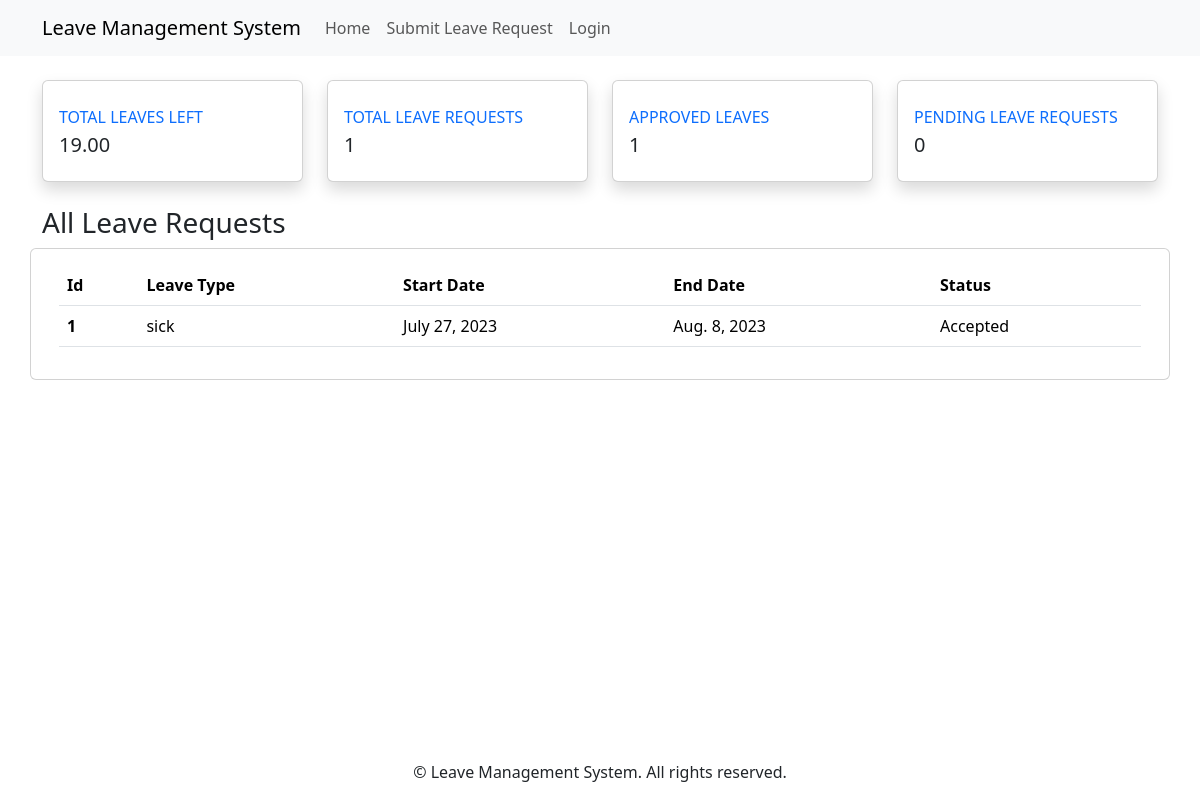
The page / (signed in) on the database as committed earlier.
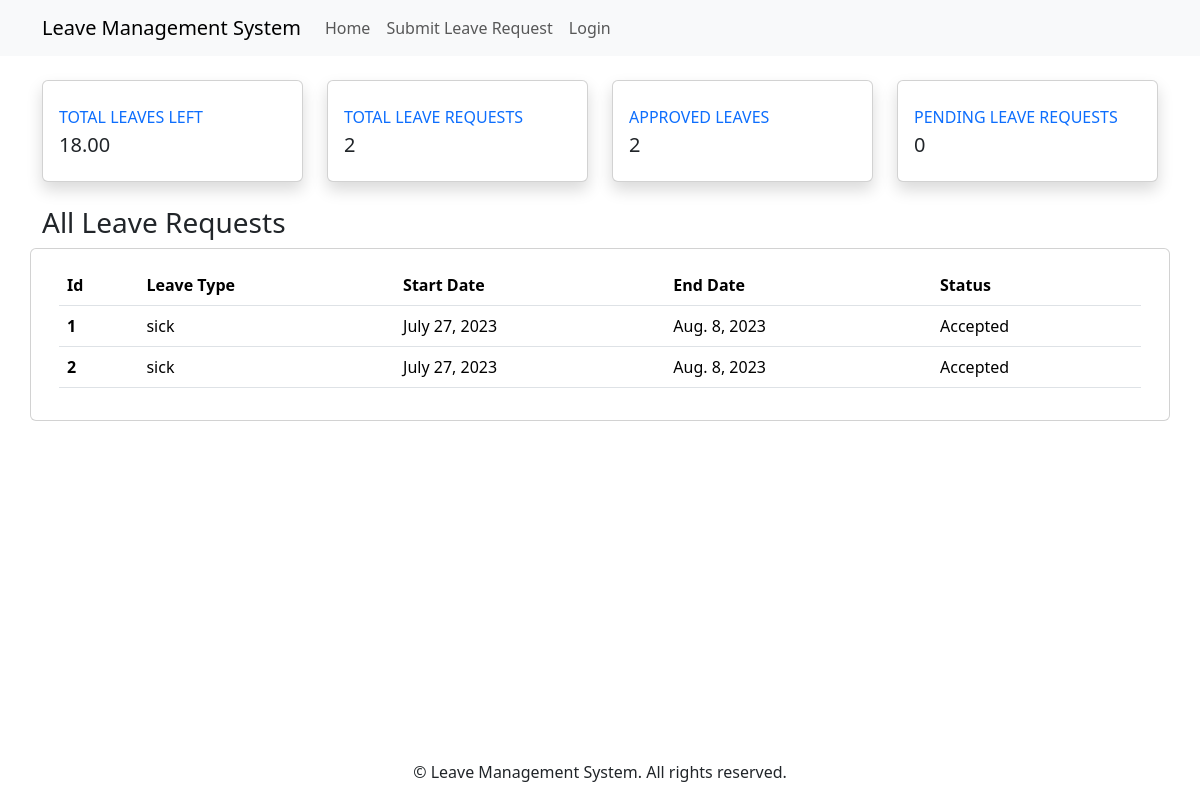
The same page on the database as committed later.
### management/models.py (models this page shows, shortened)
class LeaveBalance(models.Model):
    leave_types = (
        ("vacation", "Vacation"),
        ("sick", "Sick Leave"),
    )
    employee = models.ForeignKey(Employee, on_delete=models.CASCADE)
    leave_type = models.CharField(choices=leave_types, max_length=20)
    available_balance = models.DecimalField(max_digits=5, decimal_places=2)

class LeaveRequest(models.Model):
    leave_types = (
        ("vacation", "Vacation"),
        ("sick", "Sick Leave"),
    )
    status = (("Accepted", "Accepted"), ("Pending", "Pending"))
    employee = models.ForeignKey(Employee, on_delete=models.CASCADE)
    leave_type = models.CharField(choices=leave_types, max_length=20)
    start_date = models.DateField()
    end_date = models.DateField()
    status = models.CharField(max_length=20, choices=status, default="Pending")
    comments = models.TextField()

### management/views.py (the view)
# urls.py: path("", HomeView.as_view(), name="home"),
class HomeView(View):
    template_name = "home.html"
    def get(self, request, *args, **kwargs):
        try:
            leaves_data = LeaveRequest.objects.filter(
                employee__user=request.user
            ).count()
            pending_leaves = get_leaves_by_status(user=request.user, status="Pending")
            accepted_leaves = get_leaves_by_status(user=request.user, status="Accepted")
            remaining_leaves = get_total_leaves_left_for_user(user=request.user)
            all_leaves = LeaveRequest.objects.filter(employee__user=request.user)
            return render(
                request,
                template_name=self.template_name,
                context={
                    "leaves": leaves_data,
                    "accepted_leaves": accepted_leaves,
                    "pending_leaves": pending_leaves,
                    "remaining_leaves": remaining_leaves,
                    "all_leaves": all_leaves,
                },
            )
        except Exception as e:
            return redirect("login")

### management/leave_services.py (called while the page is built)
def get_leaves_by_status(user, status):
    return LeaveRequest.objects.filter(employee__user=user, status=status).count()

def get_total_leaves_left_for_user(user):
    leaves_balance = LeaveBalance.objects.filter(employee__user=user).first()
    return leaves_balance.available_balance

### templates/home.html
{% extends "base.html" %}
{% block content %}
    <div class="row">
        <div class="col-xl-3 col-md-6 mb-4">
            <div class="card border-left-primary shadow h-100 py-2">
                <div class="card-body">
                    <div class="row align-items-center">
                        <div class="col mr-2">
                            <div class="text-xs font-weight-bold text-primary text-uppercase mb-1">
                                Total Leaves Left
                            </div>
                            <div class="h5 mb-0 font-weight-bold text-gray-800">
                                {{ remaining_leaves }}
                            </div>
                        </div>
                    </div>
                </div>
            </div>
        </div>
        <div class="col-xl-3 col-md-6 mb-4">
            <div class="card border-left-primary shadow h-100 py-2">
                <div class="card-body">
                    <div class="row align-items-center">
                        <div class="col mr-2">
                            <div class="text-xs font-weight-bold text-primary text-uppercase mb-1">
                                Total Leave Requests
                            </div>
                            <div class="h5 mb-0 font-weight-bold text-gray-800">
                                {{ leaves }}
                            </div>
                        </div>
                    </div>
                </div>
            </div>
        </div>
        <div class="col-xl-3 col-md-6 mb-4">
            <div class="card border-left-primary shadow h-100 py-2">
                <div class="card-body">
                    <div class="row align-items-center">
                        <div class="col mr-2">
                            <div class="text-xs font-weight-bold text-primary text-uppercase mb-1">
                                Approved Leaves
                            </div>
                            <div class="h5 mb-0 font-weight-bold text-gray-800">
                                {{ accepted_leaves }}
                            </div>
                        </div>
                    </div>
                </div>
            </div>
        </div>
        <div class="col-xl-3 col-md-6 mb-4">
            <div class="card border-left-primary shadow h-100 py-2">
                <div class="card-body">
                    <div class="row align-items-center">
                        <div class="col mr-2">
                            <div class="text-xs font-weight-bold text-primary text-uppercase mb-1">
                                Pending Leave Requests
                            </div>
                            <div class="h5 mb-0 font-weight-bold text-gray-800">
                                {{ pending_leaves }}
                            </div>
                        </div>
                    </div>
                </div>
            </div>
        </div>
        <h3> All Leave Requests</h3>
        <div class="card">
            <div class="card-body">
                <table class="table">
                    <thead>
                    <tr>
                        <th scope="col">Id</th>
                        <th scope="col">Leave Type</th>
                        <th scope="col">Start Date</th>
                        <th scope="col">End Date</th>
                        <th scope="col">Status</th>
                    </tr>
                    </thead>
                    <tbody>
                    {% for leave in all_leaves %}
                        <tr>
                            <th scope="row">{{ forloop.counter }}</th>
                            <td>{{ leave.leave_type }}</td>
                            <td>{{ leave.start_date }}</td>
                            <td>{{ leave.end_date }}</td>
                            <td>{{ leave.status }}</td>
                        </tr>
                    {% endfor %}
                    </tbody>
                </table>
            </div>
        </div>
    </div>
{% endblock %}

### templates/base.html (shortened to what this page needs)
<!DOCTYPE html>
<html lang="en">
<head>
    {% load bootstrap5 %}
    {% bootstrap_css %}
</head>
<body>
{% include 'header.html' %}
<div class="container mt-4">
    {% block content %}
    {% endblock %}
</div>
{% include 'footer.html' %}
</body>
</html>

### templates/header.html (shortened to what this page needs)
<nav class="navbar navbar-expand-lg navbar-light bg-light">
    <div class="container">
        <a class="navbar-brand" href="{% url 'home' %}">Leave Management System</a>
        <div class="collapse navbar-collapse" id="navbarNav">
            <ul class="navbar-nav ml-auto">
                <li class="nav-item">
                    <a class="nav-link" href="{% url 'home' %}">Home</a>
                </li>
                <li class="nav-item">
                    <a class="nav-link" href="{% url 'create_leave' %}">Submit Leave Request</a>
                </li>
            </ul>
            <ul class="navbar-nav">
                <li class="nav-item">
                    <a class="nav-link" href="{% url 'login' %}">Login</a>
                </li>
            </ul>
        </div>
    </div>
</nav>

### templates/footer.html
<div class="container text-center fixed-bottom">
    <p>&copy; {{ year }} Leave Management System. All rights reserved.</p>
</div>

Rows that differ between the two databases and show on the page:
changed LeaveBalance: available_balance "19.00" → "18.00"
added LeaveRequest: leave_type "sick", start_date "July 27, 2023", end_date "Aug. 8, 2023", status "Accepted"
Other text that changed with them:
{{ leaves }}: "1" → "2"
{{ accepted_leaves }}: "1" → "2"
